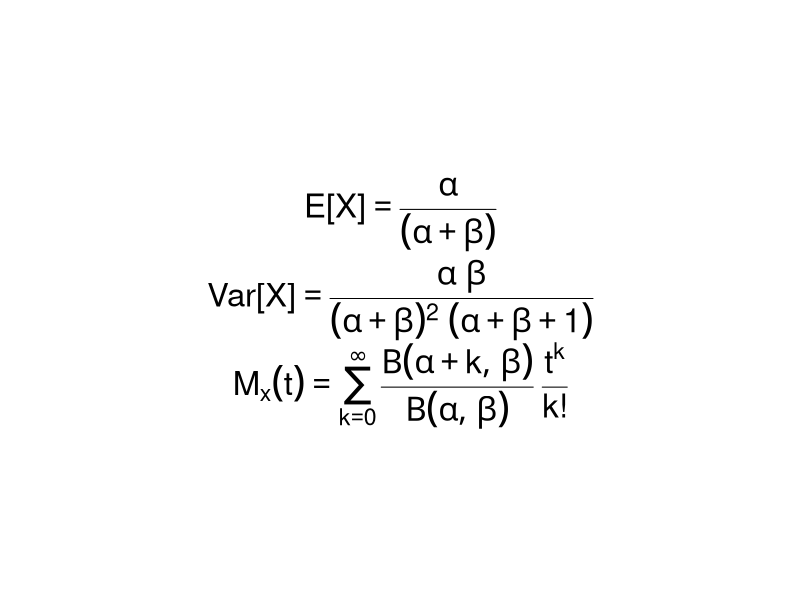

This figure's R source:
# Momentos de la distribución Beta
esperanzabeta <- expression(paste("E[X]" == frac(alpha, (alpha + beta))))
varianzabeta <- expression(paste("Var[X]" == frac(alpha ~ beta, (alpha + beta)^{2} ~ (alpha + beta + 1))))
funciongeneradora <- expression(paste(M[x](t) == sum(frac(Beta(alpha + k, beta), Beta(alpha, beta)) ~ frac(t^{k}, "k!"), k==0, infinity)))
par(mfrow = c(3,1), mar=c(0, 0, 0, 0), oma = c(13, 13, 13, 13))
plot(0, 0, type = "n", xlim = c(-0.25, 0.25), ylim = c(-0.25, 0.25), xaxt = "n", yaxt = "n", ann = FALSE, frame.plot = FALSE)
text(0, 0, labels = esperanzabeta, cex = 3)
plot(0, 0, type = "n", xlim = c(-0.25, 0.25), ylim = c(-0.25, 0.25), xaxt = "n", yaxt = "n", ann = FALSE, frame.plot = FALSE)
text(0, 0, labels = varianzabeta, cex = 3)
plot(0, 0, type = "n", xlim = c(-0.25, 0.25), ylim = c(-0.25, 0.25), xaxt = "n", yaxt = "n", ann = FALSE, frame.plot = FALSE)
text(0, 0, labels = funciongeneradora, cex = 3)

# Momentos de la distribución Beta (2, 2)
esperanzabeta22 <- expression(paste(paste("E[X]" == mu) == 0.5))
varianzabeta22 <- expression(paste(paste("Var[X]" == sigma^{2})) == 0.05)
par(mfrow = c(2,1), mar=c(0, 0, 0, 0), oma = c(15, 15, 15, 15))
plot(0, 0, type = "n", xlim = c(-0.25, 0.25), ylim = c(-0.25, 0.25), xaxt = "n", yaxt = "n", ann = FALSE, frame.plot = FALSE)
text(0, 0, labels = esperanzabeta22, cex = 3)
plot(0, 0, type = "n", xlim = c(-0.25, 0.25), ylim = c(-0.25, 0.25), xaxt = "n", yaxt = "n", ann = FALSE, frame.plot = FALSE)
text(0, 0, labels = varianzabeta22, cex = 3)


# 
